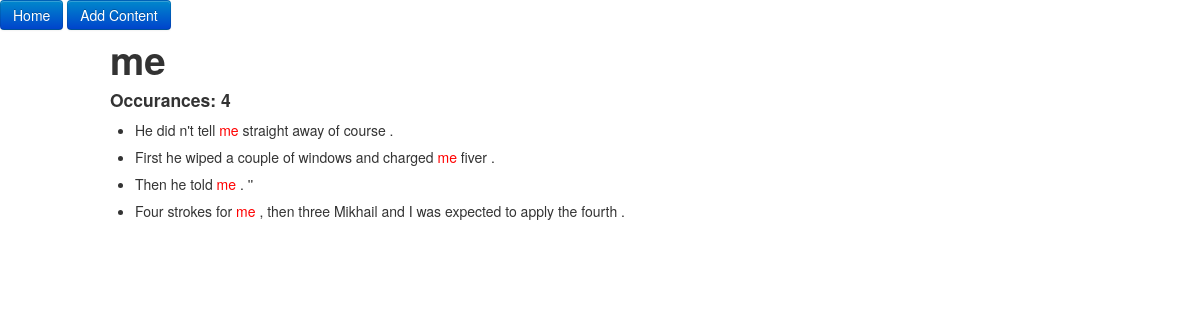
Page /token/456/ on the committed database.
### annotate/models.py (models this page shows)
class TimeStampBaseModel(models.Model):
    created_date = models.DateTimeField(auto_now_add=True)
    modified_date = models.DateTimeField(auto_now=True)
    class Meta:
        abstract = True

class Token(TimeStampBaseModel):
    string = models.CharField(max_length=200)
    sentence = models.ManyToManyField('Sentence')
    is_punctuation = models.NullBooleanField(null=True, blank=True)
    is_sentence_delimiter = models.NullBooleanField(null=True, blank=True)
    always_capitalized = models.NullBooleanField(null=True, blank=True)
    @property
    def count(self):
        return len(self.sentence.all())
    def __unicode__(self):
        return self.string

### annotate/views.py (the view)
# urls.py: url(r'^token/(?P<token_id>\d+)/$', TokenDetailView.as_view(), name='token_detail'),
class TokenDetailView(DetailView):
    model = Token
    def get_object(self, queryset=None):
        obj = Token.objects.get(pk=self.kwargs['token_id'])
        return obj
    def get_context_data(self, **kwargs):
        context = super(TokenDetailView, self).get_context_data(**kwargs)
        context['chosen_token'] = self.get_object()
        return context

### annotate/templates/annotate/token_detail.html (shortened to what this page needs)
{% extends "annotate/base.html" %}
{% load staticfiles %}
{% block css %}
<link href="{% static 'annotate/css/annotate.css' %}" rel="stylesheet" media="screen">
{% endblock %}
{% block content %}
    <div class="container">
        <div class="row">
            <div class="col-lg-12 text-left">
                <h1>{{ chosen_token.string }}</h1>
                <h4>Occurances: {{ chosen_token.count }}</h4>
                <ul class="list-unstyled">
                	{% for sentence in chosen_token.sentence.all %}
                    <a href=""><li><a href="{% url 'sentence_detail' sentence_id=sentence.pk %}">
                    	{% for token in sentence.token_set.all %}
							{% if token == chosen_token %}
								<span style="color:red">{{ token }}</span>
							{% else %}
								{{ token }}
							{% endif %}
						{% endfor %}
					</a></li>
					{% endfor %}
                </ul>
            </div>
        </div>
    </div>
{% endblock %}

### annotate/static/annotate/css/annotate.css (style rules this page uses)
a { text-decoration: none; color: inherit; }
li { margin: 0 0 0.5em 0; }

### rows in the picture
Token: string "me", count "4"
Token: string "He"
Token: string "did"
Token: string "n't"
Token: string "tell"
Token: string "straight"
Token: string "away"
Token: string "of"
Token: string "course"
Token: string "."
Token: string "First"
Token: string "he"
Token: string "wiped"
Token: string "a"
Token: string "couple"
Token: string "windows"
Token: string "and"
Token: string "charged"
Token: string "fiver"
Token: string "Then"
Token: string "told"
Token: string "''"
Token: string "Four"
Token: string "strokes"
Token: string "for"
Token: string ","
Token: string "then"
Token: string "three"
Token: string "Mikhail"
Token: string "I"
Token: string "was"
Token: string "expected"
Token: string "to"
Token: string "apply"
Token: string "the"
Token: string "fourth"
